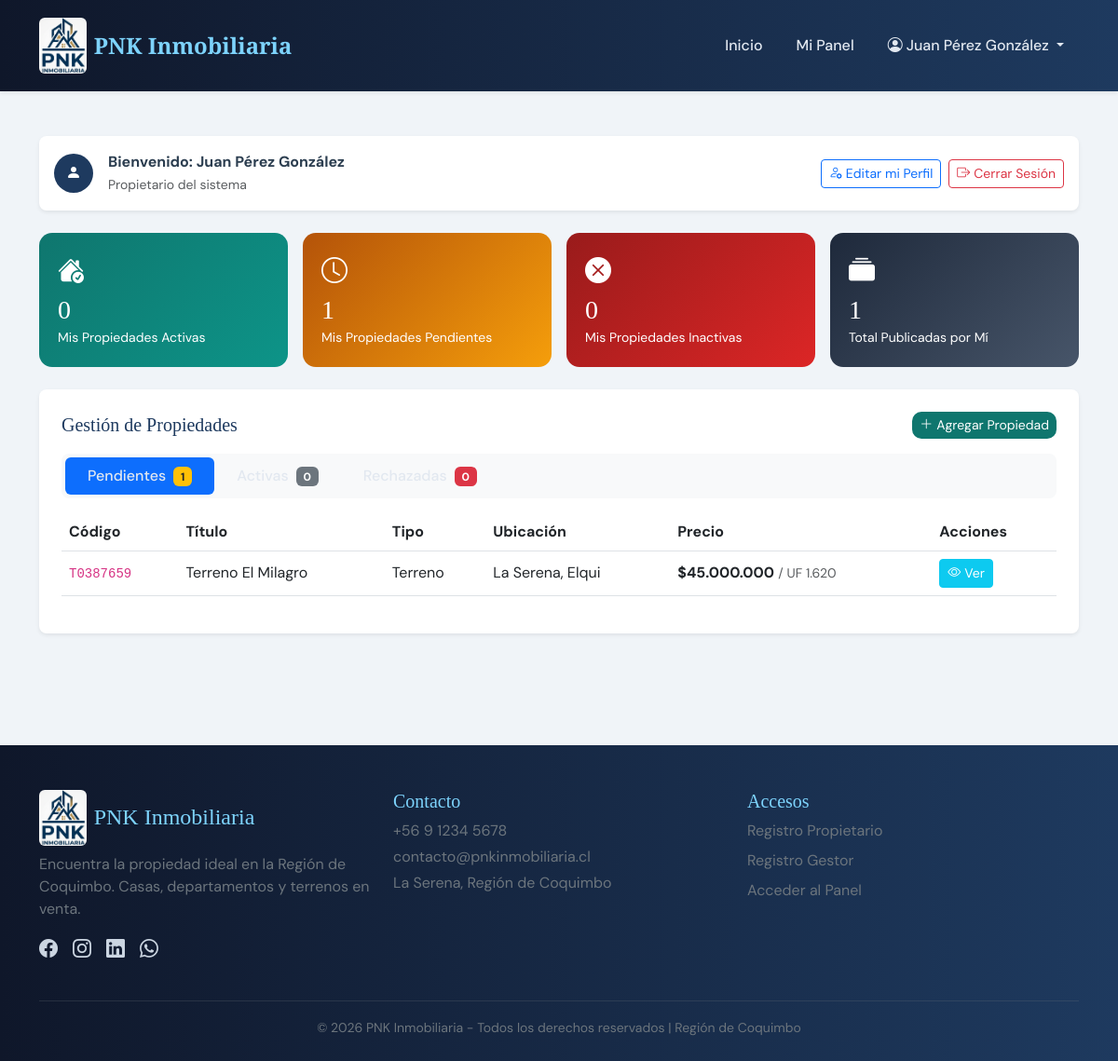
/dashboard.php (signed in), run on the app's committed database.
### tables this page shows
CREATE TABLE IF NOT EXISTS propiedades (
    id INT AUTO_INCREMENT PRIMARY KEY,
    codigo VARCHAR(20) NOT NULL UNIQUE,
    titulo VARCHAR(100) NOT NULL,
    descripcion TEXT NOT NULL,
    tipo ENUM('Casa', 'Departamento', 'Terreno') NOT NULL,
    provincia VARCHAR(50) NOT NULL,
    comuna VARCHAR(50) NOT NULL,
    sector VARCHAR(50) NOT NULL,
    dormitorios INT NULL,
    banos INT NULL,
    area_construida VARCHAR(20) NULL,
    area_terreno VARCHAR(20) NULL,
    precio_clp BIGINT NOT NULL,
    precio_uf INT NOT NULL,
    comodidades TEXT NULL,  
    estado ENUM('Pendiente', 'Activa', 'Rechazada') NOT NULL DEFAULT 'Pendiente',
    fecha_publicacion DATE NOT NULL,
    usuario_id INT NULL,  
    motivo_rechazo TEXT NULL,
    fecha_registro TIMESTAMP DEFAULT CURRENT_TIMESTAMP,
    FOREIGN KEY (usuario_id) REFERENCES usuarios(id) ON DELETE SET NULL
);

### includes/auth.php (called while the page is built, shortened)
<?php
function esta_autenticado() {
    return isset($_SESSION['usuario_id']) && !empty($_SESSION['usuario_id']);
}
function es_admin() {
    return esta_autenticado() && isset($_SESSION['usuario_tipo']) && $_SESSION['usuario_tipo'] === 'Administrador';
}
?>

### dashboard.php (the view, shortened to what this page needs)
<?php
require_once __DIR__ . '/includes/auth.php';
require_once __DIR__ . '/includes/db.php';
$my_user_id = $_SESSION['usuario_id'];
if (es_admin()) {
    $count_prop_activas = $pdo->query("SELECT COUNT(*) FROM propiedades WHERE estado = 'Activa'")->fetchColumn();
    $count_propietarios = $pdo->query("SELECT COUNT(*) FROM usuarios WHERE tipo = 'Propietario' AND estado = 'Activo'")->fetchColumn();
    $count_gestores = $pdo->query("SELECT COUNT(*) FROM usuarios WHERE tipo = 'Gestor Freelance' AND estado = 'Activo'")->fetchColumn();
    $count_pendientes_usr = $pdo->query("SELECT COUNT(*) FROM usuarios WHERE estado = 'Pendiente'")->fetchColumn();
    $count_pendientes_prop = $pdo->query("SELECT COUNT(*) FROM propiedades WHERE estado = 'Pendiente'")->fetchColumn();
    $count_total_pendientes = $count_pendientes_usr + $count_pendientes_prop;
} else {
    $stmt = $pdo->prepare("SELECT COUNT(*) FROM propiedades WHERE estado = 'Activa' AND usuario_id = :uid");
    $stmt->execute(['uid' => $my_user_id]);
    $count_prop_activas = $stmt->fetchColumn();
    $stmt = $pdo->prepare("SELECT COUNT(*) FROM propiedades WHERE estado = 'Pendiente' AND usuario_id = :uid");
    $stmt->execute(['uid' => $my_user_id]);
    $count_prop_pendientes = $stmt->fetchColumn();
    $stmt = $pdo->prepare("SELECT COUNT(*) FROM propiedades WHERE estado = 'Rechazada' AND usuario_id = :uid");
    $stmt->execute(['uid' => $my_user_id]);
    $count_prop_rechazadas = $stmt->fetchColumn();
    $count_total_prop = $count_prop_activas + $count_prop_pendientes + $count_prop_rechazadas;
}
function obtenerPropiedadesDashboard($pdo, $estado, $user_id = null) {
    $sql = "SELECT p.*, GROUP_CONCAT(pi.ruta_imagen ORDER BY pi.es_principal DESC, pi.id ASC) as imagenes_str
            FROM propiedades p
            LEFT JOIN propiedades_imagenes pi ON p.id = pi.propiedad_id
            WHERE p.estado = :estado";
    $params = ['estado' => $estado];
    if ($user_id !== null) {
        $sql .= " AND p.usuario_id = :uid";
        $params['uid'] = $user_id;
    }
    $sql .= " GROUP BY p.id ORDER BY p.id DESC";
    $stmt = $pdo->prepare($sql);
    $stmt->execute($params);
    return $stmt->fetchAll();
}
if (es_admin()) {
    $propiedades_pendientes = obtenerPropiedadesDashboard($pdo, 'Pendiente');
    $propiedades_activas = obtenerPropiedadesDashboard($pdo, 'Activa');
    $propiedades_rechazadas = obtenerPropiedadesDashboard($pdo, 'Rechazada');
} else {
    $propiedades_pendientes = obtenerPropiedadesDashboard($pdo, 'Pendiente', $my_user_id);
    $propiedades_activas = obtenerPropiedadesDashboard($pdo, 'Activa', $my_user_id);
    $propiedades_rechazadas = obtenerPropiedadesDashboard($pdo, 'Rechazada', $my_user_id);
}
require_once __DIR__ . '/includes/header.php';
?>
<div id="dashboard" class="py-4">
    <div class="container mt-4 mb-5">
        <div class="d-flex align-items-center justify-content-between mb-4 p-3 bg-white rounded-3 shadow-sm">
            <div class="d-flex align-items-center gap-3">
                <div style="width:42px;height:42px;background:var(--blue);border-radius:50%;display:flex;align-items:center;justify-content:center">
                    <i class="bi bi-person-fill text-white"></i>
                </div>
                <div>
                    <div class="fw-bold">Bienvenido: <?php echo htmlspecialchars($_SESSION['usuario_nombre']); ?></div>
                    <small class="text-muted"><?php echo htmlspecialchars($_SESSION['usuario_tipo']); ?> del sistema</small>
                </div>
            </div>
            <div class="d-flex gap-2">
                <?php if (!es_admin()): ?>
                    <button class="btn btn-outline-primary btn-sm" data-bs-toggle="modal" data-bs-target="#modalEditarPerfil">
                        <i class="bi bi-person-gear me-1"></i>Editar mi Perfil
                    </button>
                <?php endif; ?>
                <a href="login.php?action=logout" class="btn btn-outline-danger btn-sm">
                    <i class="bi bi-box-arrow-right me-1"></i>Cerrar Sesión
                </a>
            </div>
        </div>
        <div class="row g-3 mb-4">
            <?php if (es_admin()): ?>
                <div class="col-md-3">
                    <div class="stat-card" style="background:linear-gradient(135deg,#0f766e,#0d9488)">
                        <i class="bi bi-house-fill fs-3"></i>
                        <h3 class="mt-1 mb-0"><?php echo $count_prop_activas; ?></h3>
                        <small>Propiedades Activas</small>
                    </div>
                </div>
                <div class="col-md-3">
                    <div class="stat-card" style="background:linear-gradient(135deg,#1e3a5f,#2563eb)">
                        <i class="bi bi-people-fill fs-3"></i>
                        <h3 class="mt-1 mb-0"><?php echo $count_propietarios; ?></h3>
                        <small>Propietarios</small>
                    </div>
                </div>
                <div class="col-md-3">
                    <div class="stat-card" style="background:linear-gradient(135deg,#7c3aed,#a855f7)">
                        <i class="bi bi-briefcase-fill fs-3"></i>
                        <h3 class="mt-1 mb-0"><?php echo $count_gestores; ?></h3>
                        <small>Gestores Activos</small>
                    </div>
                </div>
                <div class="col-md-3">
                    <div class="stat-card" style="background:linear-gradient(135deg,#b45309,#f59e0b)">
                        <i class="bi bi-clock-history fs-3"></i>
                        <h3 class="mt-1 mb-0"><?php echo $count_total_pendientes; ?></h3>
                        <small>Pendientes (<?php echo $count_pendientes_usr; ?> Usr / <?php echo $count_pendientes_prop; ?> Prop)</small>
                    </div>
                </div>
            <?php else: ?>
                <div class="col-md-3">
                    <div class="stat-card" style="background:linear-gradient(135deg,#0f766e,#0d9488)">
                        <i class="bi bi-house-check-fill fs-3"></i>
                        <h3 class="mt-1 mb-0"><?php echo $count_prop_activas; ?></h3>
                        <small>Mis Propiedades Activas</small>
                    </div>
                </div>
                <div class="col-md-3">
                    <div class="stat-card" style="background:linear-gradient(135deg,#b45309,#f59e0b)">
                        <i class="bi bi-clock fs-3"></i>
                        <h3 class="mt-1 mb-0"><?php echo $count_prop_pendientes; ?></h3>
                        <small>Mis Propiedades Pendientes</small>
                    </div>
                </div>
                <div class="col-md-3">
                    <div class="stat-card" style="background:linear-gradient(135deg,#991b1b,#dc2626)">
                        <i class="bi bi-x-circle-fill fs-3"></i>
                        <h3 class="mt-1 mb-0"><?php echo $count_prop_rechazadas; ?></h3>
                        <small>Mis Propiedades Inactivas</small>
                    </div>
                </div>
                <div class="col-md-3">
                    <div class="stat-card" style="background:linear-gradient(135deg,#1e293b,#475569)">
                        <i class="bi bi-collection-fill fs-3"></i>
                        <h3 class="mt-1 mb-0"><?php echo $count_total_prop; ?></h3>
                        <small>Total Publicadas por Mí</small>
                    </div>
                </div>
            <?php endif; ?>
        </div>
        <div id="tab-propiedades" style="display:none">
            <div class="bg-white rounded-3 shadow-sm p-4 mb-4">
                <div class="d-flex justify-content-between align-items-center mb-3">
                    <h5 class="mb-0">Gestión de Propiedades</h5>
                    <a class="btn btn-primary btn-sm" href="agregar_propiedad.php">
                        <i class="bi bi-plus-lg me-1"></i>Agregar Propiedad
                    </a>
                </div>
                <ul class="nav nav-pills mb-3 bg-light p-1 rounded-3" id="propSubTabs" role="tablist">
                    <li class="nav-item" role="presentation">
                        <button class="nav-link active py-2 px-4" data-bs-toggle="pill" data-bs-target="#prop-pendientes" type="button">
                            Pendientes <span class="badge bg-warning text-dark ms-1"><?php echo count($propiedades_pendientes); ?></span>
                        </button>
                    </li>
                    <li class="nav-item" role="presentation">
                        <button class="nav-link py-2 px-4" data-bs-toggle="pill" data-bs-target="#prop-activas" type="button">
                            Activas <span class="badge bg-secondary ms-1"><?php echo count($propiedades_activas); ?></span>
                        </button>
                    </li>
                    <li class="nav-item" role="presentation">
                        <button class="nav-link py-2 px-4" data-bs-toggle="pill" data-bs-target="#prop-rechazadas" type="button">
                            Rechazadas <span class="badge bg-danger text-white ms-1"><?php echo count($propiedades_rechazadas); ?></span>
                        </button>
                    </li>
                </ul>
                <div class="tab-content" id="propSubTabsContent">
                    <div class="tab-pane fade show active" id="prop-pendientes" role="tabpanel">
                        <div class="table-responsive">
                            <table class="table table-hover align-middle">
                                <thead>
                                    <tr>
                                        <th>Código</th>
                                        <th>Título</th>
                                        <th>Tipo</th>
                                        <th>Ubicación</th>
                                        <th>Precio</th>
                                        <th>Acciones</th>
                                    </tr>
                                </thead>
                                <tbody>
                                    <?php if (empty($propiedades_pendientes)): ?>
                                        <tr><td colspan="6" class="text-center py-3 text-muted">No hay propiedades pendientes de aprobación.</td></tr>
                                    <?php else: ?>
                                        <?php foreach ($propiedades_pendientes as $prop):
                                            $imagenes = !empty($prop['imagenes_str']) ? explode(',', $prop['imagenes_str']) : [];
                                            $comodidades_arr = !empty($prop['comodidades']) ? array_map('trim', explode(',', $prop['comodidades'])) : [];
                                            $precio_clp_fmt = '$' . number_format($prop['precio_clp'], 0, ',', '.');
                                            $precio_uf_fmt = 'UF ' . number_format($prop['precio_uf'], 0, ',', '.');
                                            $dorm = !is_null($prop['dormitorios']) ? $prop['dormitorios'] : '-';
                                            $ban = !is_null($prop['banos']) ? $prop['banos'] : '-';
                                            $const = !empty($prop['area_construida']) ? $prop['area_construida'] : '-';
                                            $terr = !empty($prop['area_terreno']) ? $prop['area_terreno'] : '-';
                                        ?>
                                            <tr>
                                                <td><code><?php echo htmlspecialchars($prop['codigo']); ?></code></td>
                                                <td><?php echo htmlspecialchars($prop['titulo']); ?></td>
                                                <td><?php echo htmlspecialchars($prop['tipo']); ?></td>
                                                <td><?php echo htmlspecialchars($prop['comuna'] . ', ' . $prop['provincia']); ?></td>
                                                <td><strong><?php echo $precio_clp_fmt; ?></strong> <span class="text-muted small">/ <?php echo $precio_uf_fmt; ?></span></td>
                                                <td>
                                                     <div class="d-flex gap-1">
                                                         <button class="btn btn-info btn-sm text-white" onclick="abrirDetalle('<?php echo $prop['codigo']; ?>', '<?php echo htmlspecialchars($prop['titulo'], ENT_QUOTES, 'UTF-8'); ?>', '<?php echo $precio_clp_fmt; ?>', '<?php echo $precio_uf_fmt; ?>', '<?php echo $dorm; ?>', '<?php echo $ban; ?>', '<?php echo $const; ?>', '<?php echo $terr; ?>', <?php echo htmlspecialchars(json_encode($imagenes)); ?>, '<?php echo htmlspecialchars($prop['descripcion'], ENT_QUOTES, 'UTF-8'); ?>', <?php echo htmlspecialchars(json_encode($comodidades_arr)); ?>)"><i class="bi bi-eye me-1"></i>Ver</button>
                                                     </div>
                                                </td>
                                            </tr>
                                        <?php endforeach; ?>
                                    <?php endif; ?>
                                </tbody>
                            </table>
                        </div>
                    </div>
                </div>
            </div>
        </div>
    </div>
</div>
<?php
require_once __DIR__ . '/includes/footer.php';
?>

### css/style.css (style rules this page uses)
:root { --navy: #0f172a; --blue: #1e3a5f; --sky: #7dd3fc; --teal: #0f766e; --teal-light: #0d9488; --bg: #f0f4f8; }
* { box-sizing: border-box; }
body { background: var(--bg); font-family: 'DM Sans', sans-serif; color: #2c3e50; margin: 0; }
h1, h2, h3, h4, h5 { font-family: 'Playfair Display', serif; color: var(--blue); }
.nav-link { color: #e2e8f0 !important; font-weight: 500; transition: .2s; }
.btn-primary { background: var(--teal); border: none; border-radius: 10px; }
.stat-card { border: none; border-radius: 14px; padding: 20px; color: white; }
.stat-card h3 { color: white !important; }
.table thead { background: var(--blue); color: white; }

### data on the page
propiedades: codigo "T0387659", titulo "Terreno El Milagro", tipo "Terreno", comuna+provincia "La Serena, Elqui", precio_clp "$45.000.000", precio_uf "UF 1.620"

### other printed values
$_SESSION['usuario_nombre'] "Juan Pérez González"
$_SESSION['usuario_tipo'] "Propietario"
$count_prop_activas "0"
$count_prop_pendientes "1"
$count_prop_rechazadas "0"
$count_total_prop "1"
count($propiedades_pendientes) "1"
count($propiedades_activas) "0"
count($propiedades_rechazadas) "0"
